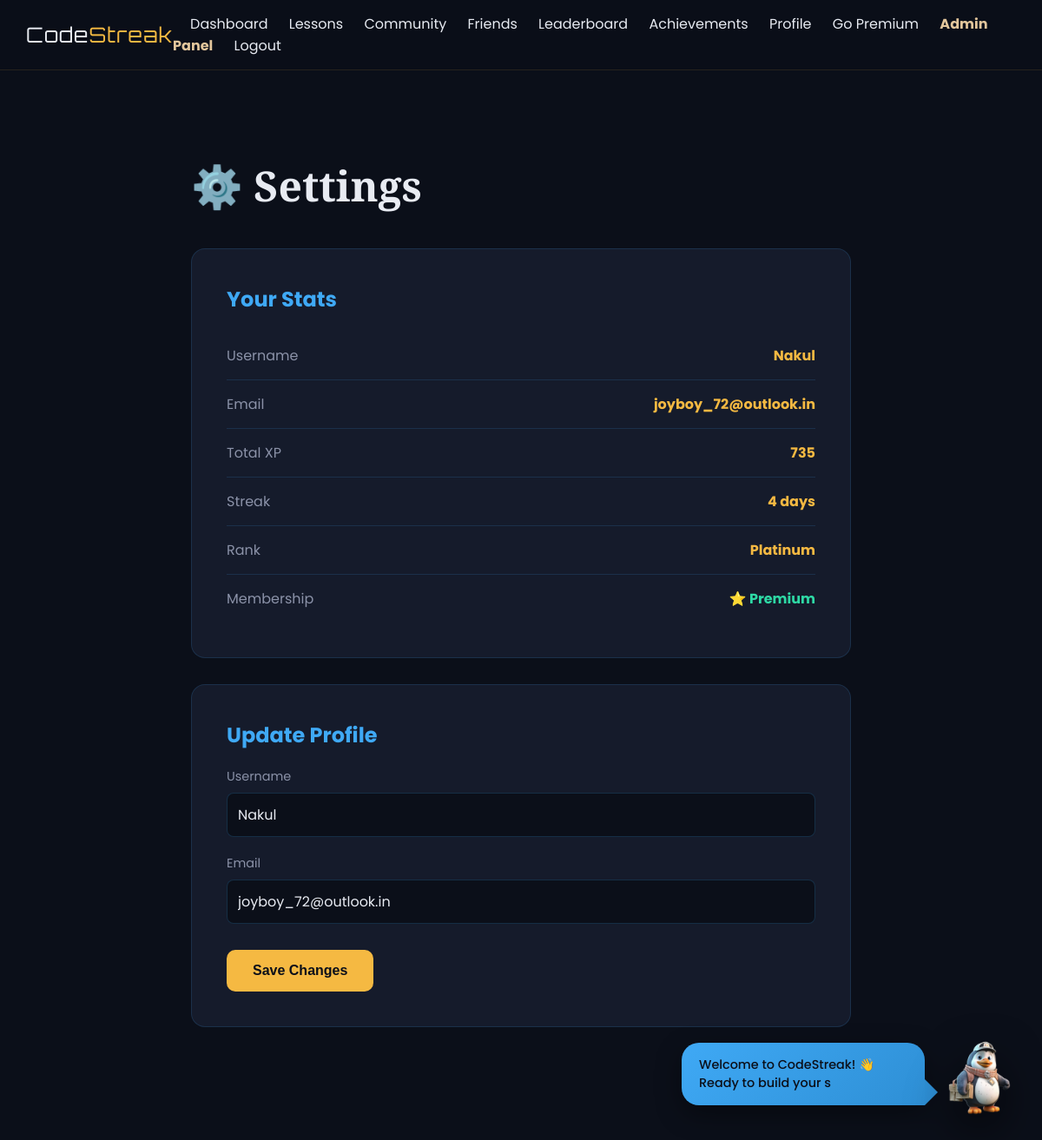
The app's page /settings (signed in), older data.
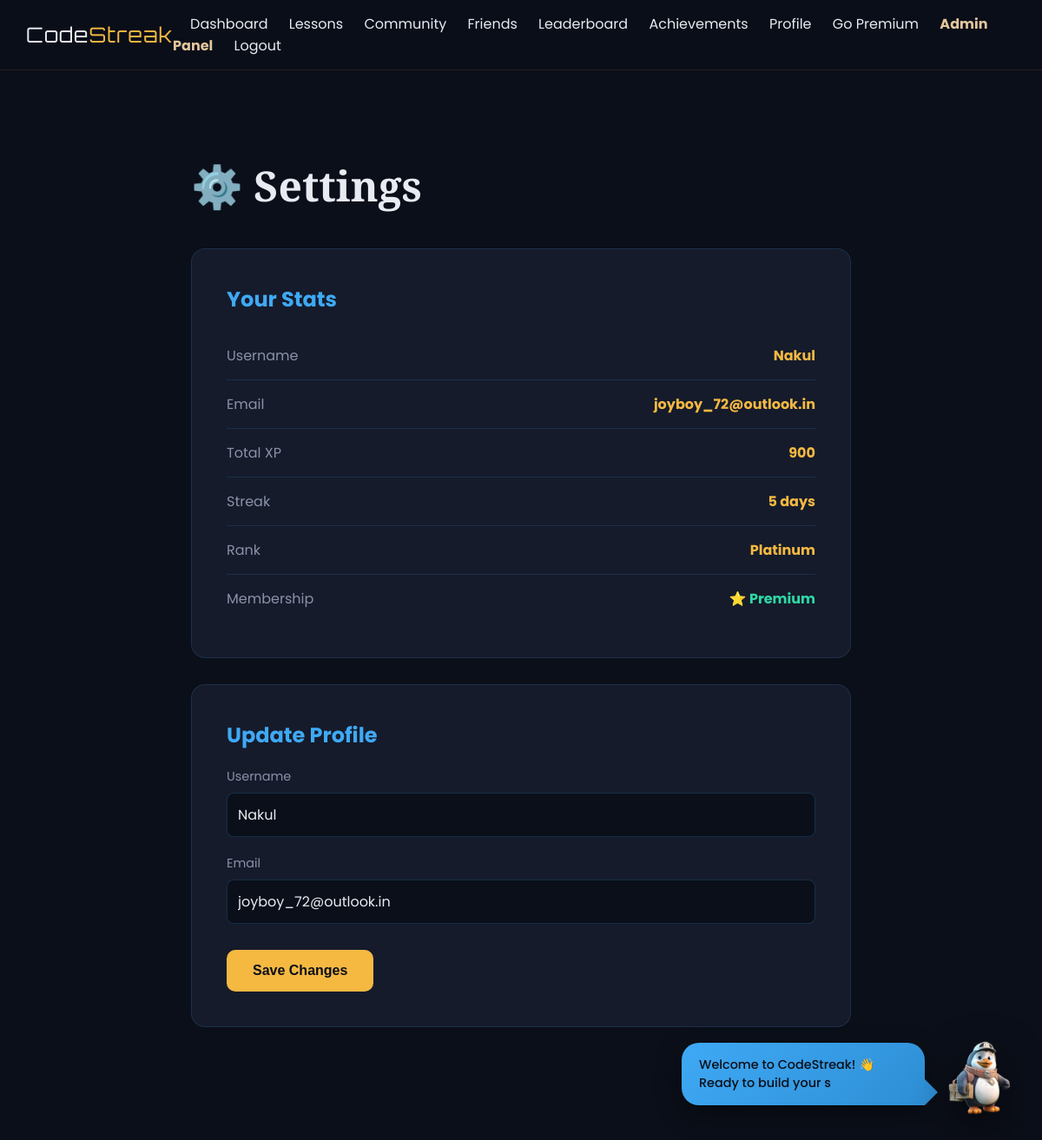
The same page, newer data.
### tables this page shows
CREATE TABLE users (
    id INTEGER PRIMARY KEY AUTOINCREMENT,
    username TEXT UNIQUE NOT NULL,
    email TEXT UNIQUE NOT NULL,
    password_hash TEXT NOT NULL,
    security_question TEXT,
    security_answer TEXT,
    streak INTEGER DEFAULT 0,
    streak_charge INTEGER DEFAULT 1,
    total_points INTEGER DEFAULT 0,
    weekly_points INTEGER DEFAULT 0,
    rank TEXT DEFAULT 'Bronze',
    premium INTEGER DEFAULT 0,
    achievements TEXT DEFAULT '[]',
    profile_picture TEXT,
    bio TEXT DEFAULT '',
    learning_goal TEXT DEFAULT 'Learning Python',
    avatar_emoji TEXT DEFAULT '🐉',
    created_at TIMESTAMP DEFAULT CURRENT_TIMESTAMP
, is_active BOOLEAN DEFAULT 1, is_admin BOOLEAN DEFAULT 0);

### app.py (the view)
@app.route('/settings', methods=['GET', 'POST'])
def settings():
    if 'user_id' not in session:
        return redirect(url_for('login'))
    conn = get_db()
    cur = conn.cursor()
    cur.execute("SELECT * FROM users WHERE id = ?", (session['user_id'],))
    user = cur.fetchone()
    cur.close()
    conn.close()
    return render_template('settings.html', user=user)

### app.py (called while the page is built)
def get_db():
    conn = sqlite3.connect('codestreak.db', detect_types=sqlite3.PARSE_DECLTYPES)
    conn.row_factory = sqlite3.Row
    return conn

### templates/settings.html (shortened to what this page needs)
{% extends 'base.html' %}
{% block content %}
<div class="page-container">
    <h1 class="page-title">⚙️ Settings</h1>
    <div class="settings-card">
        <h2>Your Stats</h2>
        <div class="stat-row"><span class="stat-label">Username</span><span class="stat-value">{{ user['username'] }}</span></div>
        <div class="stat-row"><span class="stat-label">Email</span><span class="stat-value">{{ user['email'] }}</span></div>
        <div class="stat-row"><span class="stat-label">Total XP</span><span class="stat-value">{{ user['total_points'] }}</span></div>
        <div class="stat-row"><span class="stat-label">Streak</span><span class="stat-value">{{ user['streak'] }} days</span></div>
        <div class="stat-row"><span class="stat-label">Rank</span><span class="stat-value">{{ user['rank'] }}</span></div>
        {% if user['premium'] %}
        <div class="stat-row"><span class="stat-label">Membership</span><span class="stat-value" style="color: var(--emerald);">⭐ Premium</span></div>
        {% else %}
        <div class="stat-row"><span class="stat-label">Membership</span><span class="stat-value">Free</span></div>
        {% endif %}
    </div>
    <div class="settings-card">
        <h2>Update Profile</h2>
        <form method="POST" action="{{ url_for('update_profile') }}">
            <div class="form-group">
                <label for="username">Username</label>
                <input type="text" id="username" name="username" value="{{ user['username'] }}" required>
            </div>
            <div class="form-group">
                <label for="email">Email</label>
                <input type="email" id="email" name="email" value="{{ user['email'] }}" required>
            </div>
            <button type="submit" class="save-btn">Save Changes</button>
        </form>
    </div>
</div>
{% endblock %}

Row changes from the older to the newer data that the page shows:
changed users "Nakul": total_points "735" → "900"; streak "4" → "5"
